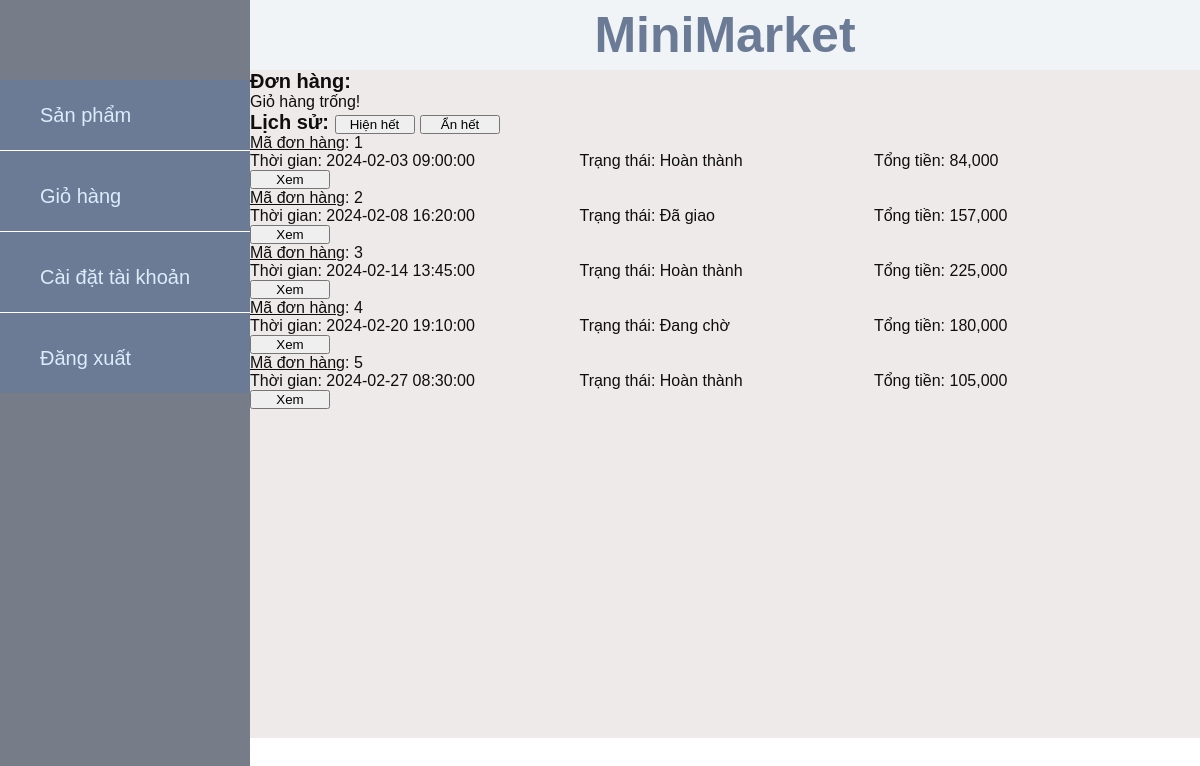
Page /user/cart_user.php on the committed database.
### tables this page shows
CREATE TABLE order_purchase (
    order_id INT AUTO_INCREMENT PRIMARY KEY,
    account_id INT,
    order_date TIMESTAMP DEFAULT CURRENT_TIMESTAMP,
    total_amount INT NOT NULL,
    order_status ENUM('pending', 'delivered', 'completed', 'canceled') DEFAULT 'pending',
    FOREIGN KEY (account_id) REFERENCES account(account_id) ON DELETE SET NULL
);

### user/cart_user.php (the view, shortened to what this page needs)
<!DOCTYPE html>
<html lang="en">
<head>
    <link rel="stylesheet" href="../assets/style.css?v=49">
    <?php include '../config/database.php'; ?>
    <?php include '../process/cart_user_process.php'; ?>
</head>
<body class="page-index">
    <div class="container">
        <h1 class="title">MiniMarket</h1>
        <div class="content">
            <div class="cart_container">
                <form method="POST" id="cartForm">
                    <?php
                        echo'<div class="label">Đơn hàng: </div>';
                        if (!empty($_SESSION['invoice'])) {
                            foreach ($_SESSION['invoice'] as $index => $key) {
                                echo '
                                <div class="cart_product" >
                                    <span class="cart_product_name">Sản phẩm: '.$key['product_name'].'</span>
                                    <span class="price">Giá:'.number_format($key['price']).'VNĐ</span>
                                    <span>Số lượng<span>
                                    <span class="quantity"><input type="number" name="quantity_input"  value="'.$_SESSION['cartproduct_quantity'].'" onchange="this.form.submit();"></span>
                                    <input type="text" name="product_id"  value="'.$key['product_id'].'">
                                    <span class="delete_product"><button type="submit" value="'.$key['product_name'].'" name="delete_product_button">Xóa</button></span>
                                </div>';
                            }
                            echo '
                                <span >Tổng: '.number_format($invoice_initial).'VNĐ</span><br>
                                <input type="text" class="vouchercode_input" name="vouchercode" value="'.$_SESSION['vouchercode_input'].'"  placeholder="Nhập mã" onchange="this.form.submit();"><br>
                                <div class="error_add">'.$voucher_code_error.'</div>
                                <span >Giảm: '.number_format($invoice_discount).'VNĐ</span><br>
                                <span >Thành tiền: '.number_format($invoice_total).'VNĐ</span><br>
                                <span><button type="submit" name="cart_container_pay_button">Thanh toán</button></span>';
                        } else {
                            echo "Giỏ hàng trống!";
                        }
                        $result=$conn->query("SELECT order_id, order_date, total_amount, order_status FROM order_purchase");
                        echo'<div >
                                <span class="label">Lịch sử:<span>
                                <span><button type="submit" name="showallDetail_display_button">Hiện hết</button></span>
                                <span><button type="submit" name="hideallDetail_display_button">Ẩn hết</button></span>
                            </div>';
                        if($result->num_rows == 0){
                            echo'<div>Không có đơn hàng nào được giao</div>';
                        }else{
                            While($row = $result->fetch_assoc()){
                                echo '
                                <div class="history_order">
                                    <div><span class="order_id_label">Mã đơn hàng </span><span>: '.$row['order_id'].'</span> </div>
                                    <span class="order_date">Thời gian: '.$row['order_date'].'</span>
                                    <span class="status">Trạng thái: ';
                                    if($row['order_status']=='pending'){
                                        echo 'Đang chờ';
                                    }elseif($row['order_status']=='delivered'){
                                        echo 'Đã giao';
                                    }elseif($row['order_status']=='completed'){
                                        echo 'Hoàn thành';
                                    }else{
                                        echo 'Đã hủy';
                                    }
                                    echo'</span>
                                    <span class="total_amount">Tổng tiền: '.number_format($row['total_amount']).' </span> '
                                    ;
                                    if($_SESSION['detail_order_id'][$row['order_id']]=="none"){
                                        echo'<span><button type="submit" value="'.$row['order_id'].'" name="viewDetail_display_button">Xem</button></span>';
                                    }else{
                                        echo'<span><button type="submit" value="'.$row['order_id'].'" name="viewDetail_display_button">Ẩn</button></span>';
                                    }
                                echo'
                                </div>';
                            }
                        }
                    ?>
                </form>
            </div>
        </div>
    </div>
    <?php include '../includes/sidebar-user.php'; ?>
</body>
</html>

### assets/style.css (style rules this page uses)
* { margin: 0; padding: 0; }
body { height: 100hv; font-family: Arial, Helvetica, sans-serif; }
.page-index { background-color: #FFF; }
.title { color: #6b7b95; font-size: 50px; background-color: #f0f4f7; height: 70px; display: flex; justify-content: center; align-items: center; margin-left: 250px; }
.content { margin-left: 250px; }
.cart_container { height: 668px; width: 100% ; color: #0f0d0d; background-color: #efeaea; flex-direction: column; }
.cart_container .label { font-size: 20px; font-weight: bold; }
.cart_container .order_id_label { text-decoration: underline; }
.cart_container button { width: 80px; }
.history_order span { display: inline-block; }
.history_order .order_date { width: 325px; }
.history_order .status { width: 290px; }
.history_order .total_amount { width:295px; }

### rows in the picture
order_purchase: order_id "1", order_date "2024-02-03 09:00:00", order_status "Hoàn thành", total_amount "84,000"
order_purchase: order_id "2", order_date "2024-02-08 16:20:00", order_status "Đã giao", total_amount "157,000"
order_purchase: order_id "3", order_date "2024-02-14 13:45:00", order_status "Hoàn thành", total_amount "225,000"
order_purchase: order_id "4", order_date "2024-02-20 19:10:00", order_status "Đang chờ", total_amount "180,000"
order_purchase: order_id "5", order_date "2024-02-27 08:30:00", order_status "Hoàn thành", total_amount "105,000"
